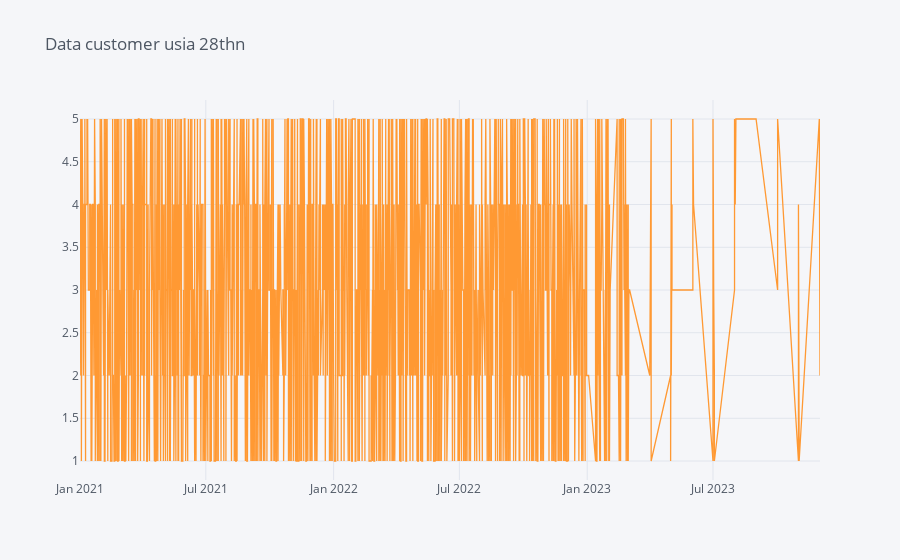

The notebook cell saved with this chart:
### Code cell
cf.go_offline()
dataset2.loc[28, ("quantity", "invoice_date")].iplot(x="invoice_date", y="quantity",
                                                    title="Data customer usia 28thn")

### Figure 1 — Plotly figure (JSON) as saved in the notebook; plotly's stock layout.template omitted (floating-point values rounded to 4 significant figures; data arrays with more than 128 entries replaced by an {"elided": "..."} marker saying what was removed)
{"data": [{"line": {"color": "rgba(255, 153, 51, 1.0)", "dash": "solid", "shape": "linear", "width": 1.3}, "mode": "lines", "name": "quantity", "text": "", "type": "scatter", "x": {"elided": "1953 str values"}, "y": {"elided": "1953 int values"}}], "layout": {"autosize": true, "legend": {"bgcolor": "#F5F6F9", "font": {"color": "#4D5663"}}, "paper_bgcolor": "#F5F6F9", "plot_bgcolor": "#F5F6F9", "title": {"font": {"color": "#4D5663"}, "text": "Data customer usia 28thn"}, "xaxis": {"autorange": true, "gridcolor": "#E1E5ED", "range": ["2021-01-01", "2023-12-02"], "showgrid": true, "tickfont": {"color": "#4D5663"}, "title": {"font": {"color": "#4D5663"}, "text": ""}, "type": "date", "zerolinecolor": "#E1E5ED"}, "yaxis": {"autorange": true, "gridcolor": "#E1E5ED", "range": [0.7778, 5.222], "showgrid": true, "tickfont": {"color": "#4D5663"}, "title": {"font": {"color": "#4D5663"}, "text": ""}, "type": "linear", "zerolinecolor": "#E1E5ED"}}}
